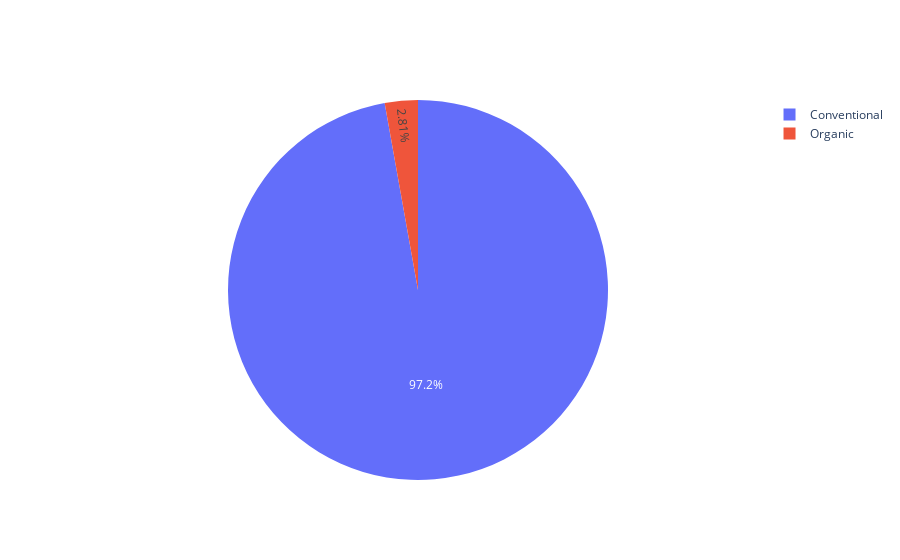

The code cell stored with this chart in its notebook:
### Markdown cell above
Type of Avocados are more in demand (Conventional or Organic)

### Code cell
Type=df.groupby('type')['Total Volume'].agg('sum')

values=[Type['conventional'],Type['organic']]
labels=['Conventional','Organic']

trace=go.Pie(labels=labels,values=values)
py.iplot([trace])

### Figure 1 — Plotly figure (JSON) as saved in the notebook; plotly's stock layout.template omitted (floating-point values rounded to 4 significant figures)
{"data": [{"labels": ["Conventional", "Organic"], "type": "pie", "values": [15090000000.0, 436200000.0]}], "layout": {}}
